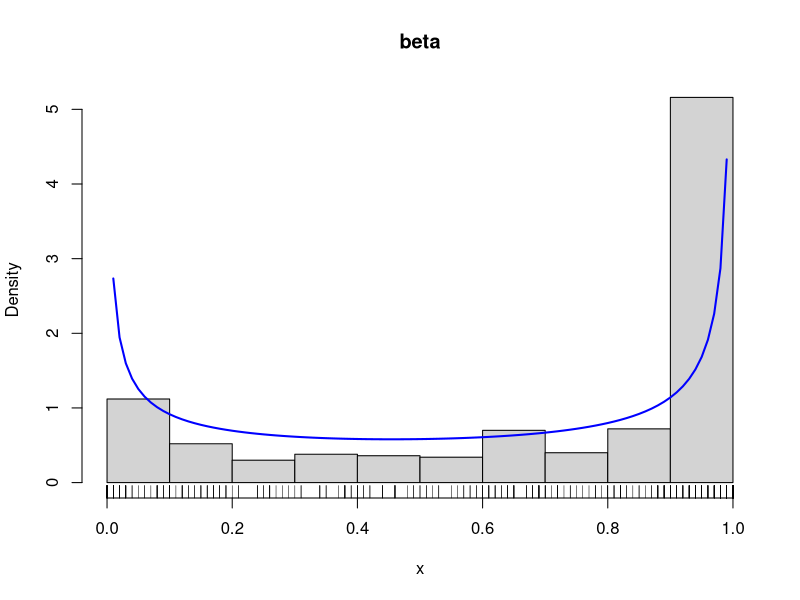
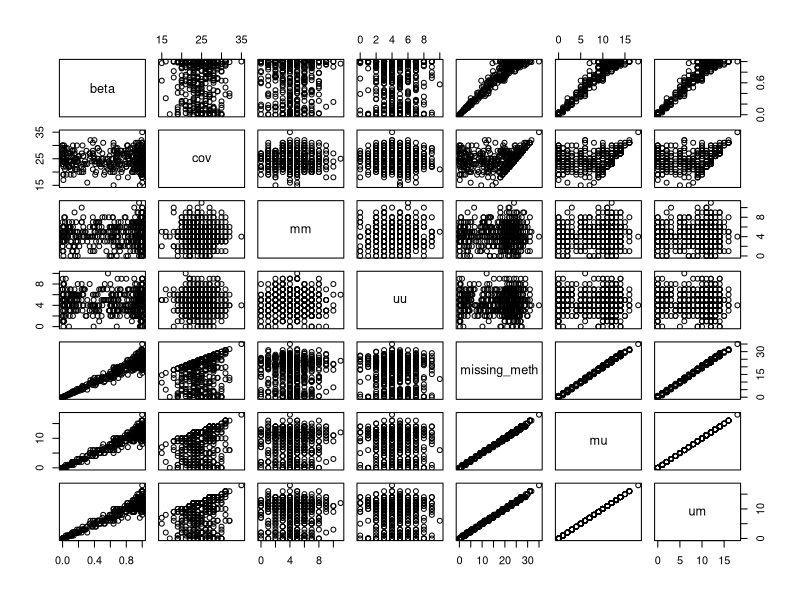

Generate these figures, in order, with R:
#!/usr/bin/env R
##
## Cometh agreement scoring simulations
##
## Izaskun Mallona
## 12th nov 2018

set.seed(1)
n = 500
x = round(rbeta(n, 0.5, 0.2), 2)

hist(x, prob = TRUE, main = 'beta')
rug(x)
curve(dbeta(x, .5, .4), lwd=2, col="blue", add=TRUE)

## cov <- floor(abs(rnorm(n,20,10)))
    
## fd <- data.frame(beta = x,
##                  cov = cov)
## fd$cov_meth <- floor(fd$beta * fd$cov)

## ## a third of the cases are MM tuples
## fd$mm <- fd$um <- fd$mu <- floor(fd$cov_meth/3)
## fd$uu <- fd$cov - (fd$mm + fd$um + fd$mu)

## summary(fd)

## hist(fd$cov_meth)
## plot(fd)



    
## fd <- data.frame(beta = x,
##                  mm = floor(abs(rnorm(n,5,2))),
##                  um = floor(abs(rnorm(n,5,2))),
##                  mu =  floor(abs(rnorm(n,5,2))))

## fd$meth <- (2*fd$mm) + fd$um + fd$mu
## fd$cov <- fd$meth / fd$beta
## fd$uu <- fd$cov - (fd$mm + fd$mu + fd$mm)

## fd <- fd[is.finite(fd$uu) & fd$uu <100,]

## plot(fd)

## ## the beta vs coverage is shitty


    
fd <- data.frame(beta = x,
                 cov = floor(abs(rnorm(n,25,3))),
                 mm = floor(abs(rnorm(n,5,2))),
                 uu =  floor(abs(rnorm(n,5,2))))

                 

fd$missing_meth <- fd$cov* fd$beta
fd$mu <- round(fd$missing_meth/2)
fd$um <- round(fd$missing_meth/2)
    
## fd <- fd[is.finite(fd$uu) & fd$uu <100,]

plot(fd)

## the beta vs coverage is shitty

## what if sampling them?
